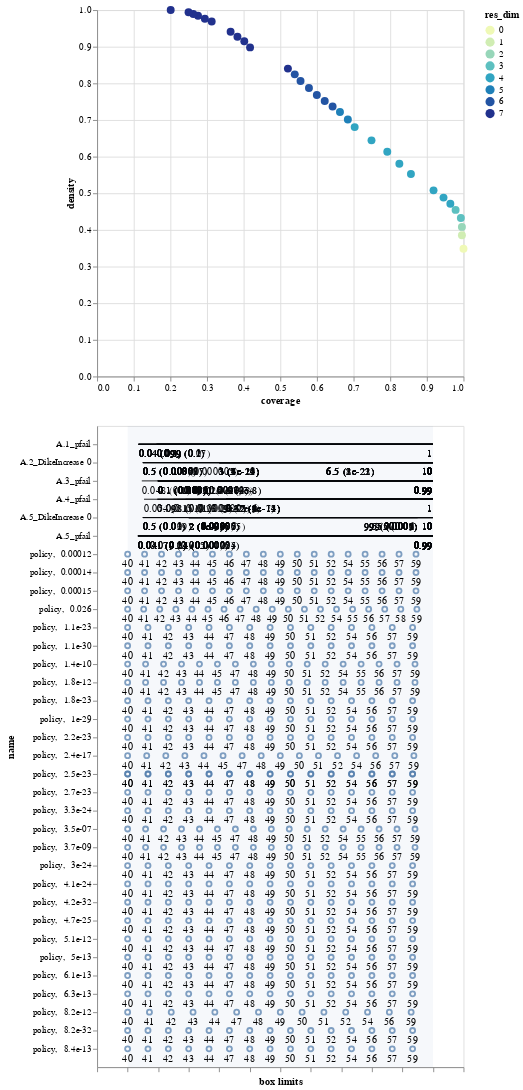

Notebook cell for this chart:
### Code cell
box2.inspect_tradeoff()

### Figure 1 — Vega-Lite specification as saved in the notebook (floating-point values rounded to 4 significant figures; data arrays with more than 128 entries replaced by an {"elided": "..."} marker saying what was removed)
{"config": {"view": {"continuousWidth": 400, "continuousHeight": 300}}, "vconcat": [{"data": {"name": "data-3fea30a0edc284e56b18e32abd45fa2a"}, "mark": {"type": "circle", "size": 75}, "encoding": {"color": {"type": "ordinal", "field": "res_dim", "scale": {"range": ["#eff9b6", "#d0edb3", "#97d6b9", "#5dc0c0", "#31a5c2", "#1f80b8", "#2354a3", "#21318d"]}}, "opacity": {"condition": {"value": 1, "selection": "selector007"}, "value": 0.4}, "tooltip": [{"type": "ordinal", "field": "id"}, {"type": "quantitative", "field": "coverage", "format": ".2"}, {"type": "quantitative", "field": "density", "format": ".2"}, {"type": "ordinal", "field": "res_dim"}], "x": {"type": "quantitative", "field": "coverage"}, "y": {"type": "quantitative", "field": "density"}}, "height": 400, "selection": {"selector007": {"type": "single", "fields": ["id"]}}, "width": 400}, {"layer": [{"data": {"name": "data-75c2e99df8a3238f6dc2fbb70545eb7f"}, "mark": "rule", "encoding": {"x": {"type": "quantitative", "axis": {"grid": false, "labels": false, "title": "box limits"}, "field": "x_lower", "scale": {"domain": [0, 1], "padding": 0.1}}, "x2": {"field": "x_upper"}, "y": {"type": "nominal", "field": "name", "scale": {"padding": 1.0}}}, "transform": [{"calculate": "(datum.x1-datum.minimum)/(datum.maximum-datum.minimum)", "as": "x_lower"}, {"calculate": "(datum.x2-datum.minimum)/(datum.maximum-datum.minimum)", "as": "x_upper"}, {"filter": {"selection": "selector007"}}], "width": 400}, {"data": {"name": "data-75c2e99df8a3238f6dc2fbb70545eb7f"}, "mark": {"type": "text", "align": "left", "baseline": "top", "dy": 5}, "encoding": {"text": {"type": "ordinal", "field": "text"}, "x": {"type": "quantitative", "axis": {"grid": false, "labels": false, "title": "box limits"}, "field": "x_lower", "scale": {"domain": [0, 1], "padding": 0.1}}, "x2": {"field": "x_upper"}, "y": {"type": "nominal", "field": "name", "scale": {"padding": 1.0}}}, "transform": [{"calculate": "(datum.x1-datum.minimum)/(datum.maximum-datum.minimum)", "as": "x_lower"}, {"calculate": "(datum.x2-datum.minimum)/(datum.maximum-datum.minimum)", "as": "x_upper"}, {"filter": {"selection": "selector007"}}, {"calculate": "datum.qp_lower>0?format(datum.x1, \".2\")+\" (\"+format(datum.qp_lower, \".1~g\")+\")\" :format(datum.x1, \".2\")", "as": "text"}], "width": 400}, {"data": {"name": "data-75c2e99df8a3238f6dc2fbb70545eb7f"}, "mark": {"type": "text", "align": "right", "baseline": "top", "dy": 5}, "encoding": {"text": {"type": "ordinal", "field": "text"}, "x": {"type": "quantitative", "field": "x_upper"}, "x2": {"field": "x_upper"}, "y": {"type": "nominal", "field": "name", "scale": {"padding": 1.0}}}, "transform": [{"calculate": "(datum.x1-datum.minimum)/(datum.maximum-datum.minimum)", "as": "x_lower"}, {"calculate": "(datum.x2-datum.minimum)/(datum.maximum-datum.minimum)", "as": "x_upper"}, {"filter": {"selection": "selector007"}}, {"calculate": "datum.qp_upper>0?format(datum.x2, \".2\")+\" (\"+format(datum.qp_upper, \".1\")+\")\" :format(datum.x2, \".2\")", "as": "text"}], "width": 400}, {"data": {"name": "data-bb8d07f6df3d47a6a475317795287b23"}, "mark": {"type": "rect", "opacity": 0.05}, "encoding": {"x": {"type": "quantitative", "field": "start"}, "x2": {"field": "end"}}}, {"data": {"name": "data-0d6b035e1016aa3819bf77effcbd15d7"}, "mark": "point", "encoding": {"x": {"type": "quantitative", "field": "x"}, "y": {"type": "nominal", "field": "name"}}, "transform": [{"filter": {"selection": "selector007"}}], "width": 400}, {"data": {"name": "data-0d6b035e1016aa3819bf77effcbd15d7"}, "mark": {"type": "text", "align": "center", "baseline": "top", "dy": 5}, "encoding": {"text": {"type": "nominal", "field": "item"}, "x": {"type": "quantitative", "field": "x"}, "y": {"type": "nominal", "field": "name"}}, "transform": [{"filter": {"selection": "selector007"}}], "width": 400}]}], "$schema": "https://vega.github.io/schema/vega-lite/v4.8.1.json", "datasets": {"data-3fea30a0edc284e56b18e32abd45fa2a": [{"coverage": 1.0, "density": 0.3485, "id": 0, "mass": 1.0, "mean": 0.3485, "res_dim": 0}, {"coverage": 0.9957, "density": 0.3856, "id": 1, "mass": 0.9, "mean": 0.3856, "res_dim": 1}, {"coverage": 0.9957, "density": 0.4082, "id": 2, "mass": 0.85, "mean": 0.4082, "res_dim": 2}, {"coverage": 0.9928, "density": 0.4325, "id": 3, "mass": 0.8, "mean": 0.4325, "res_dim": 3}, {"coverage": 0.9785, "density": 0.4547, "id": 4, "mass": 0.75, "mean": 0.4547, "res_dim": 3}, {"coverage": 0.9641, "density": 0.4716, "id": 5, "mass": 0.7125, "mean": 0.4716, "res_dim": 4}, {"coverage": 0.9455, "density": 0.4881, "id": 6, "mass": 0.675, "mean": 0.4881, "res_dim": 4}, {"coverage": 0.9182, "density": 0.5079, "id": 7, "mass": 0.63, "mean": 0.5079, "res_dim": 4}, {"coverage": 0.8565, "density": 0.5528, "id": 8, "mass": 0.54, "mean": 0.5528, "res_dim": 4}, {"coverage": 0.825, "density": 0.5808, "id": 9, "mass": 0.495, "mean": 0.5808, "res_dim": 4}, {"coverage": 0.792, "density": 0.6133, "id": 10, "mass": 0.45, "mean": 0.6133, "res_dim": 4}, {"coverage": 0.7489, "density": 0.6444, "id": 11, "mass": 0.405, "mean": 0.6444, "res_dim": 4}, {"coverage": 0.703, "density": 0.6806, "id": 12, "mass": 0.36, "mean": 0.6806, "res_dim": 4}, {"coverage": 0.6844, "density": 0.7015, "id": 13, "mass": 0.34, "mean": 0.7015, "res_dim": 5}, {"coverage": 0.6628, "density": 0.7219, "id": 14, "mass": 0.32, "mean": 0.7219, "res_dim": 5}, {"coverage": 0.6428, "density": 0.7368, "id": 15, "mass": 0.304, "mean": 0.7368, "res_dim": 6}, {"coverage": 0.6212, "density": 0.7517, "id": 16, "mass": 0.288, "mean": 0.7517, "res_dim": 6}, {"coverage": 0.5997, "density": 0.7684, "id": 17, "mass": 0.272, "mean": 0.7684, "res_dim": 6}, {"coverage": 0.5782, "density": 0.7871, "id": 18, "mass": 0.256, "mean": 0.7871, "res_dim": 6}, {"coverage": 0.5552, "density": 0.8063, "id": 19, "mass": 0.24, "mean": 0.8063, "res_dim": 6}, {"coverage": 0.5395, "density": 0.8246, "id": 20, "mass": 0.228, "mean": 0.8246, "res_dim": 6}, {"coverage": 0.5208, "density": 0.8403, "id": 21, "mass": 0.216, "mean": 0.8403, "res_dim": 7}, {"coverage": 0.4175, "density": 0.8981, "id": 22, "mass": 0.162, "mean": 0.8981, "res_dim": 7}, {"coverage": 0.4017, "density": 0.915, "id": 23, "mass": 0.153, "mean": 0.915, "res_dim": 7}, {"coverage": 0.3831, "density": 0.9271, "id": 24, "mass": 0.144, "mean": 0.9271, "res_dim": 7}, {"coverage": 0.3644, "density": 0.9407, "id": 25, "mass": 0.135, "mean": 0.9407, "res_dim": 7}, {"coverage": 0.3128, "density": 0.9689, "id": 26, "mass": 0.1125, "mean": 0.9689, "res_dim": 7}, {"coverage": 0.2941, "density": 0.9762, "id": 27, "mass": 0.105, "mean": 0.9762, "res_dim": 7}, {"coverage": 0.2755, "density": 0.9846, "id": 28, "mass": 0.0975, "mean": 0.9846, "res_dim": 7}, {"coverage": 0.2626, "density": 0.9892, "id": 29, "mass": 0.0925, "mean": 0.9892, "res_dim": 7}, {"coverage": 0.2496, "density": 0.9943, "id": 30, "mass": 0.0875, "mean": 0.9943, "res_dim": 7}, {"coverage": 0.2009, "density": 1.0, "id": 31, "mass": 0.07, "mean": 1.0, "res_dim": 7}], "data-75c2e99df8a3238f6dc2fbb70545eb7f": {"elided": "135 records"}, "data-bb8d07f6df3d47a6a475317795287b23": [{"start": 0, "end": 1}], "data-0d6b035e1016aa3819bf77effcbd15d7": {"elided": "456 records"}}}
